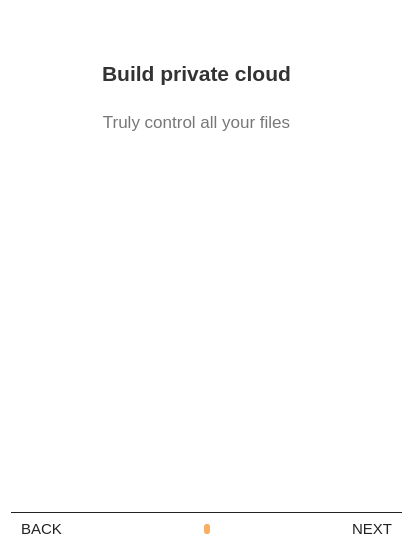
<?xml version="1.0" encoding="UTF-8"?>
<ui version="4.0">
 <class>Dialog</class>
 <widget class="QDialog" name="Dialog">
  <property name="geometry">
   <rect>
    <x>0</x>
    <y>0</y>
    <width>413</width>
    <height>550</height>
   </rect>
  </property>
  <property name="minimumSize">
   <size>
    <width>413</width>
    <height>550</height>
   </size>
  </property>
  <property name="maximumSize">
   <size>
    <width>413</width>
    <height>550</height>
   </size>
  </property>
  <property name="windowTitle">
   <string>Pvtbox Intro</string>
  </property>
  <property name="styleSheet">
   <string notr="true">background-color: white</string>
  </property>
  <layout class="QVBoxLayout" name="verticalLayout">
   <item>
    <widget class="QStackedWidget" name="slides">
     <property name="currentIndex">
      <number>0</number>
     </property>
     <widget class="QWidget" name="page_1">
      <widget class="QWidget" name="layoutWidget">
       <property name="geometry">
        <rect>
         <x>0</x>
         <y>0</y>
         <width>371</width>
         <height>495</height>
        </rect>
       </property>
       <layout class="QVBoxLayout" name="verticalLayout_1">
        <item>
         <spacer name="verticalSpacer">
          <property name="orientation">
           <enum>Qt::Vertical</enum>
          </property>
          <property name="sizeType">
           <enum>QSizePolicy::Fixed</enum>
          </property>
          <property name="sizeHint" stdset="0">
           <size>
            <width>20</width>
            <height>20</height>
           </size>
          </property>
         </spacer>
        </item>
        <item>
         <widget class="QLabel" name="intro_pic_label_1">
          <property name="text">
           <string/>
          </property>
          <property name="pixmap">
           <pixmap resource="pvtbox_main.qrc">:/images/intro_slide1.svg</pixmap>
          </property>
          <property name="alignment">
           <set>Qt::AlignHCenter|Qt::AlignTop</set>
          </property>
         </widget>
        </item>
        <item>
         <spacer name="verticalSpacer_2">
          <property name="orientation">
           <enum>Qt::Vertical</enum>
          </property>
          <property name="sizeType">
           <enum>QSizePolicy::Fixed</enum>
          </property>
          <property name="sizeHint" stdset="0">
           <size>
            <width>20</width>
            <height>10</height>
           </size>
          </property>
         </spacer>
        </item>
        <item>
         <widget class="QLabel" name="inrto_caption_label_1">
          <property name="font">
           <font>
            <pointsize>16</pointsize>
            <weight>75</weight>
            <bold>true</bold>
           </font>
          </property>
          <property name="styleSheet">
           <string notr="true">color: #333333; </string>
          </property>
          <property name="text">
           <string>Build private cloud</string>
          </property>
          <property name="alignment">
           <set>Qt::AlignCenter</set>
          </property>
         </widget>
        </item>
        <item>
         <spacer name="verticalSpacer_4">
          <property name="orientation">
           <enum>Qt::Vertical</enum>
          </property>
          <property name="sizeType">
           <enum>QSizePolicy::Fixed</enum>
          </property>
          <property name="sizeHint" stdset="0">
           <size>
            <width>20</width>
            <height>20</height>
           </size>
          </property>
         </spacer>
        </item>
        <item>
         <widget class="QLabel" name="inrto_text_label_1">
          <property name="font">
           <font>
            <pointsize>13</pointsize>
           </font>
          </property>
          <property name="styleSheet">
           <string notr="true">color: #777777; </string>
          </property>
          <property name="text">
           <string>Truly control all your files</string>
          </property>
          <property name="alignment">
           <set>Qt::AlignCenter</set>
          </property>
         </widget>
        </item>
        <item>
         <spacer name="verticalSpacer_3">
          <property name="orientation">
           <enum>Qt::Vertical</enum>
          </property>
          <property name="sizeType">
           <enum>QSizePolicy::Expanding</enum>
          </property>
          <property name="sizeHint" stdset="0">
           <size>
            <width>20</width>
            <height>40</height>
           </size>
          </property>
         </spacer>
        </item>
       </layout>
      </widget>
     </widget>
     <widget class="QWidget" name="page_2">
      <widget class="QWidget" name="layoutWidget">
       <property name="geometry">
        <rect>
         <x>1</x>
         <y>2</y>
         <width>371</width>
         <height>491</height>
        </rect>
       </property>
       <layout class="QVBoxLayout" name="verticalLayout_2" stretch="0,0,0,0,0,0,0,0">
        <item>
         <spacer name="verticalSpacer_5">
          <property name="orientation">
           <enum>Qt::Vertical</enum>
          </property>
          <property name="sizeType">
           <enum>QSizePolicy::Fixed</enum>
          </property>
          <property name="sizeHint" stdset="0">
           <size>
            <width>20</width>
            <height>20</height>
           </size>
          </property>
         </spacer>
        </item>
        <item>
         <widget class="QLabel" name="intro_pic_label_2">
          <property name="text">
           <string/>
          </property>
          <property name="pixmap">
           <pixmap resource="pvtbox_main.qrc">:/images/intro_slide2.svg</pixmap>
          </property>
          <property name="alignment">
           <set>Qt::AlignHCenter|Qt::AlignTop</set>
          </property>
         </widget>
        </item>
        <item>
         <spacer name="verticalSpacer_6">
          <property name="orientation">
           <enum>Qt::Vertical</enum>
          </property>
          <property name="sizeType">
           <enum>QSizePolicy::Fixed</enum>
          </property>
          <property name="sizeHint" stdset="0">
           <size>
            <width>20</width>
            <height>10</height>
           </size>
          </property>
         </spacer>
        </item>
        <item>
         <widget class="QLabel" name="inrto_caption_label_2">
          <property name="font">
           <font>
            <pointsize>16</pointsize>
            <weight>75</weight>
            <bold>true</bold>
           </font>
          </property>
          <property name="styleSheet">
           <string notr="true">color: #333333; </string>
          </property>
          <property name="text">
           <string>Security</string>
          </property>
          <property name="alignment">
           <set>Qt::AlignCenter</set>
          </property>
         </widget>
        </item>
        <item>
         <spacer name="verticalSpacer_7">
          <property name="orientation">
           <enum>Qt::Vertical</enum>
          </property>
          <property name="sizeType">
           <enum>QSizePolicy::Fixed</enum>
          </property>
          <property name="sizeHint" stdset="0">
           <size>
            <width>20</width>
            <height>20</height>
           </size>
          </property>
         </spacer>
        </item>
        <item>
         <widget class="QLabel" name="inrto_text_label_2">
          <property name="font">
           <font>
            <pointsize>13</pointsize>
           </font>
          </property>
          <property name="styleSheet">
           <string notr="true">color: #777777; </string>
          </property>
          <property name="text">
           <string>No public cloud.</string>
          </property>
          <property name="alignment">
           <set>Qt::AlignCenter</set>
          </property>
         </widget>
        </item>
        <item>
         <widget class="QLabel" name="inrto_text_label_22">
          <property name="font">
           <font>
            <pointsize>13</pointsize>
           </font>
          </property>
          <property name="styleSheet">
           <string notr="true">color: #777777; </string>
          </property>
          <property name="text">
           <string>Direct file transfers across devices</string>
          </property>
          <property name="alignment">
           <set>Qt::AlignCenter</set>
          </property>
         </widget>
        </item>
        <item>
         <spacer name="verticalSpacer_8">
          <property name="orientation">
           <enum>Qt::Vertical</enum>
          </property>
          <property name="sizeHint" stdset="0">
           <size>
            <width>20</width>
            <height>20</height>
           </size>
          </property>
         </spacer>
        </item>
       </layout>
      </widget>
     </widget>
     <widget class="QWidget" name="page_3">
      <widget class="QWidget" name="layoutWidget">
       <property name="geometry">
        <rect>
         <x>0</x>
         <y>10</y>
         <width>371</width>
         <height>516</height>
        </rect>
       </property>
       <layout class="QVBoxLayout" name="verticalLayout_3">
        <item>
         <spacer name="verticalSpacer_9">
          <property name="orientation">
           <enum>Qt::Vertical</enum>
          </property>
          <property name="sizeType">
           <enum>QSizePolicy::Fixed</enum>
          </property>
          <property name="sizeHint" stdset="0">
           <size>
            <width>20</width>
            <height>20</height>
           </size>
          </property>
         </spacer>
        </item>
        <item>
         <widget class="QLabel" name="intro_pic_label_3">
          <property name="text">
           <string/>
          </property>
          <property name="pixmap">
           <pixmap resource="pvtbox_main.qrc">:/images/intro_slide3.svg</pixmap>
          </property>
          <property name="alignment">
           <set>Qt::AlignHCenter|Qt::AlignTop</set>
          </property>
         </widget>
        </item>
        <item>
         <spacer name="verticalSpacer_10">
          <property name="orientation">
           <enum>Qt::Vertical</enum>
          </property>
          <property name="sizeType">
           <enum>QSizePolicy::Fixed</enum>
          </property>
          <property name="sizeHint" stdset="0">
           <size>
            <width>20</width>
            <height>10</height>
           </size>
          </property>
         </spacer>
        </item>
        <item>
         <widget class="QLabel" name="inrto_caption_label_3">
          <property name="font">
           <font>
            <pointsize>16</pointsize>
            <weight>75</weight>
            <bold>true</bold>
           </font>
          </property>
          <property name="styleSheet">
           <string notr="true">color: #333333; </string>
          </property>
          <property name="text">
           <string>Unlimited</string>
          </property>
          <property name="alignment">
           <set>Qt::AlignCenter</set>
          </property>
         </widget>
        </item>
        <item>
         <spacer name="verticalSpacer_12">
          <property name="orientation">
           <enum>Qt::Vertical</enum>
          </property>
          <property name="sizeType">
           <enum>QSizePolicy::Fixed</enum>
          </property>
          <property name="sizeHint" stdset="0">
           <size>
            <width>20</width>
            <height>20</height>
           </size>
          </property>
         </spacer>
        </item>
        <item>
         <widget class="QLabel" name="intro_text_label_3">
          <property name="font">
           <font>
            <pointsize>13</pointsize>
           </font>
          </property>
          <property name="styleSheet">
           <string notr="true">color: #777777; </string>
          </property>
          <property name="text">
           <string>File size and transfer speed</string>
          </property>
          <property name="alignment">
           <set>Qt::AlignCenter</set>
          </property>
         </widget>
        </item>
        <item>
         <spacer name="verticalSpacer_11">
          <property name="orientation">
           <enum>Qt::Vertical</enum>
          </property>
          <property name="sizeHint" stdset="0">
           <size>
            <width>20</width>
            <height>20</height>
           </size>
          </property>
         </spacer>
        </item>
       </layout>
      </widget>
     </widget>
    </widget>
   </item>
   <item>
    <widget class="Line" name="line">
     <property name="minimumSize">
      <size>
       <width>0</width>
       <height>1</height>
      </size>
     </property>
     <property name="maximumSize">
      <size>
       <width>16777215</width>
       <height>1</height>
      </size>
     </property>
     <property name="styleSheet">
      <string notr="true">background-color:#222222; color:#222222; </string>
     </property>
     <property name="frameShadow">
      <enum>QFrame::Plain</enum>
     </property>
     <property name="orientation">
      <enum>Qt::Horizontal</enum>
     </property>
    </widget>
   </item>
   <item>
    <layout class="QHBoxLayout" name="horizontalLayout_4">
     <item>
      <spacer name="horizontalSpacer">
       <property name="orientation">
        <enum>Qt::Horizontal</enum>
       </property>
       <property name="sizeType">
        <enum>QSizePolicy::Fixed</enum>
       </property>
       <property name="sizeHint" stdset="0">
        <size>
         <width>10</width>
         <height>20</height>
        </size>
       </property>
      </spacer>
     </item>
     <item>
      <widget class="QPushButton" name="prev_button">
       <property name="minimumSize">
        <size>
         <width>100</width>
         <height>0</height>
        </size>
       </property>
       <property name="font">
        <font>
         <pointsize>11</pointsize>
        </font>
       </property>
       <property name="styleSheet">
        <string notr="true">border: 0; color:#222222; text-align:left;</string>
       </property>
       <property name="text">
        <string>BACK</string>
       </property>
      </widget>
     </item>
     <item>
      <layout class="QHBoxLayout" name="horizontalLayout_3">
       <item>
        <spacer name="horizontalSpacer_5">
         <property name="orientation">
          <enum>Qt::Horizontal</enum>
         </property>
         <property name="sizeType">
          <enum>QSizePolicy::Expanding</enum>
         </property>
         <property name="sizeHint" stdset="0">
          <size>
           <width>13</width>
           <height>20</height>
          </size>
         </property>
        </spacer>
       </item>
       <item>
        <layout class="QHBoxLayout" name="points_layout">
         <property name="topMargin">
          <number>5</number>
         </property>
         <property name="bottomMargin">
          <number>5</number>
         </property>
         <item>
          <widget class="QLabel" name="point">
           <property name="font">
            <font>
             <pointsize>2</pointsize>
            </font>
           </property>
           <property name="styleSheet">
            <string notr="true">background-color:#f9af61; border: 2px solid; border-radius: 3px; border-color:#f9af61;</string>
           </property>
           <property name="text">
            <string/>
           </property>
          </widget>
         </item>
        </layout>
       </item>
       <item>
        <spacer name="horizontalSpacer_7">
         <property name="orientation">
          <enum>Qt::Horizontal</enum>
         </property>
         <property name="sizeType">
          <enum>QSizePolicy::Expanding</enum>
         </property>
         <property name="sizeHint" stdset="0">
          <size>
           <width>13</width>
           <height>20</height>
          </size>
         </property>
        </spacer>
       </item>
      </layout>
     </item>
     <item>
      <widget class="QPushButton" name="next_button">
       <property name="minimumSize">
        <size>
         <width>100</width>
         <height>0</height>
        </size>
       </property>
       <property name="font">
        <font>
         <pointsize>11</pointsize>
        </font>
       </property>
       <property name="styleSheet">
        <string notr="true">border: 0; color:#222222; text-align:right;</string>
       </property>
       <property name="text">
        <string>NEXT</string>
       </property>
      </widget>
     </item>
     <item>
      <spacer name="horizontalSpacer_2">
       <property name="orientation">
        <enum>Qt::Horizontal</enum>
       </property>
       <property name="sizeType">
        <enum>QSizePolicy::Fixed</enum>
       </property>
       <property name="sizeHint" stdset="0">
        <size>
         <width>10</width>
         <height>20</height>
        </size>
       </property>
      </spacer>
     </item>
    </layout>
   </item>
  </layout>
 </widget>
 <resources>
  <include location="pvtbox_main.qrc"/>
 </resources>
 <connections/>
</ui>
